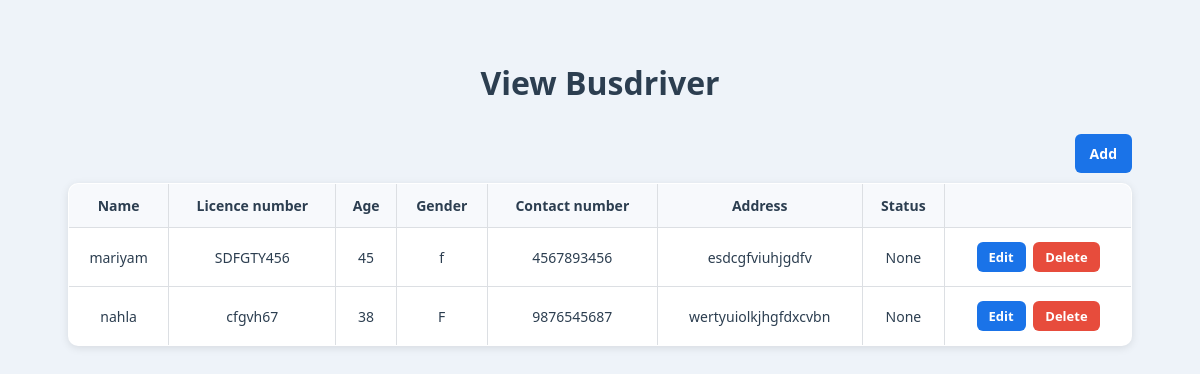
Screenshot of /ViewBusDriver with the database file from the repository.
### BuzbeeApp/models.py (models this page shows)
class DriverTable(models.Model):
    Driver_Name = models.CharField(max_length=30, blank=True, null=True)
    Address = models.CharField(max_length=30, blank=True, null=True)
    Licence_NO = models.CharField(max_length=16,blank=True,null=True)
    Age = models.IntegerField(blank=True,null=True)
    Contact_NO = models.BigIntegerField(blank=True,null=True)
    Gender = models.CharField(max_length=2,blank=True,null=True)
    Status = models.CharField(max_length=8,blank=True,null=True)
    Latitude =models.FloatField(blank=True,null=True)
    Longitude =models.FloatField(blank=True,null=True)
    LOGIN = models.ForeignKey(LoginTable, on_delete=models.CASCADE, null=True,blank=True)
    OWNER = models.ForeignKey(OwnerTable, on_delete=models.CASCADE,blank=True,null=True)

### BuzbeeApp/views.py (the view)
# urls.py: path('ViewBusDriver',ViewBusDriver.as_view(),name="ViewBusDriver"),
class ViewBusDriver(View):
    def get(self,request):
        obj=DriverTable.objects.all()
        return render(request,"owner/viewbusdriver.html",{'val':obj})

### templates/owner/viewbusdriver.html (shortened to what this page needs)
<!DOCTYPE html>
<html lang="en">
<head>
</head>
<body>
  <h1>View Busdriver</h1>
  <div class="table-container">
    <div class="table-header">
      <a href="/DriverRegister" class="btn-add">Add</a>
    </div>
    <table>
      <tr>
        <th>Name</th>
        <th>Licence number</th>
        <th>Age</th>
        <th>Gender</th>
        <th>Contact number</th>
        <th>Address</th>
        <th>Status</th>
        <th></th>
      </tr>
      {% for i in val %}
      <tr>
        <td>{{ i.Driver_Name }}</td>
        <td>{{ i.Licence_NO }}</td>
        <td>{{ i.Age }}</td>
        <td>{{ i.Gender }}</td>
        <td>{{ i.Contact_NO }}</td>
        <td>{{ i.Address }}</td>
        <td>{{ i.Status }}</td>
        <td>
          <a href="/EditBusDriver/{{ i.id }}" class="btn btn-edit">Edit</a>
          <a href="/DeleteBusDriver/{{ i.LOGIN.id }}" class="btn btn-delete">Delete</a>
        </td>
      </tr>
      {% endfor %}
    </table>
  </div>
</body>
</html>

### templates/owner/viewbusdriver.html (style rules this page uses)
body { font-family: "Segoe UI", Arial, sans-serif; background: #eef3f9; margin: 0; padding: 40px; color: #333; }
h1 { text-align: center; color: #2c3e50; margin-bottom: 30px; }
.table-container { width: 95%; margin: auto; }
.table-header { display: flex; justify-content: flex-end; margin-bottom: 10px; }
.btn-add { background: #1a73e8; color: #fff; padding: 10px 15px; border-radius: 6px; font-size: 14px; font-weight: 600; text-decoration: none; text-align: center; transition: all 0.3s ease; }
table { width: 100%; background: #fff; border-collapse: collapse; border-radius: 10px; overflow: hidden; box-shadow: 0 2px 8px rgba(0,0,0,0.1); border: 1px solid #dcdfe3; }
th, td { padding: 12px 10px; font-size: 14px; color: #2c3e50; border: 1px solid #dcdfe3; text-align: center; }
th { background: #f7f9fc; font-weight: 600; }
.btn { padding: 6px 12px; border-radius: 6px; font-size: 13px; font-weight: 600; text-decoration: none; transition: all 0.3s ease; display: inline-block; margin: 2px; }
.btn-edit { background: #1a73e8; color: #fff; }
.btn-delete { background: #e74c3c; color: #fff; }

### rows the page displays
DriverTable: Driver_Name "mariyam", Licence_NO "SDFGTY456", Age "45", Gender "f", Contact_NO "4567893456", Address "esdcgfviuhjgdfv", Status "None"
DriverTable: Driver_Name "nahla", Licence_NO "cfgvh67", Age "38", Gender "F", Contact_NO "9876545687", Address "wertyuiolkjhgfdxcvbn", Status "None"
